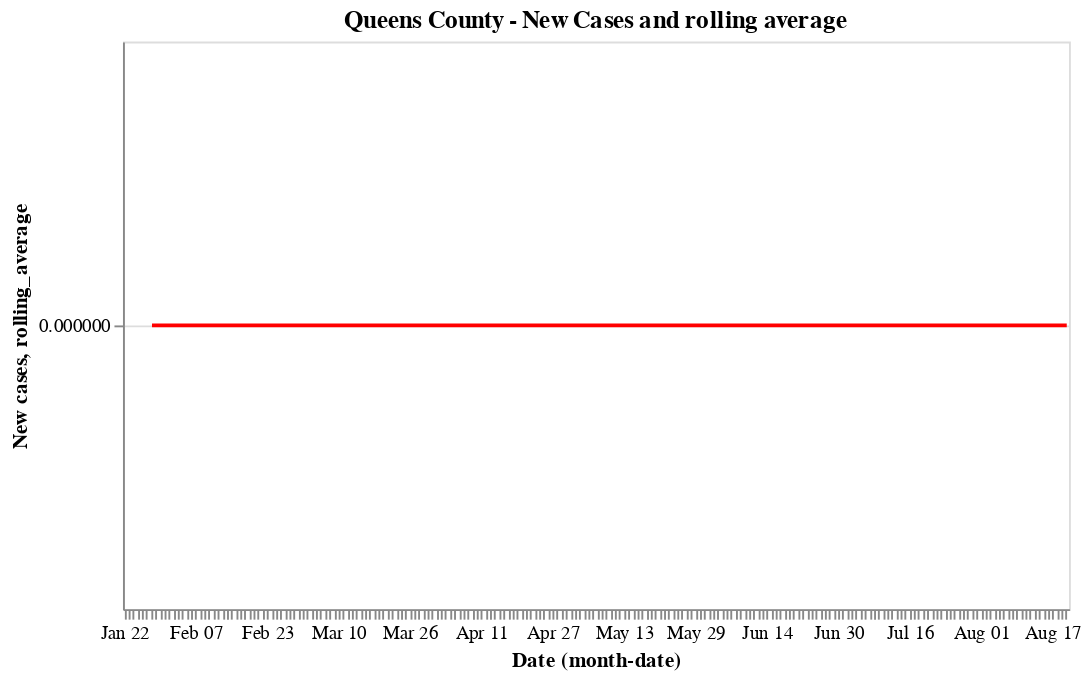

Notebook code cell kept with this figure:
### Code cell
bar = base_queens.mark_bar().encode(y="New cases")

line =  base_queens.mark_line(color='red').encode(
    y='rolling_average'
)

(bar + line).properties(title='Queens County - New Cases and rolling average ',width=600)

### Figure 1 — Vega-Lite specification as saved in the notebook (floating-point values rounded to 4 significant figures; data arrays with more than 128 entries replaced by an {"elided": "..."} marker saying what was removed)
{"config": {"view": {"continuousWidth": 400, "continuousHeight": 300}}, "layer": [{"mark": "bar", "encoding": {"x": {"type": "ordinal", "field": "Date", "timeUnit": "monthdate"}, "y": {"type": "quantitative", "field": "New cases"}}, "width": 500}, {"mark": {"type": "line", "color": "red"}, "encoding": {"x": {"type": "ordinal", "field": "Date", "timeUnit": "monthdate"}, "y": {"type": "quantitative", "field": "rolling_average"}}, "width": 500}], "data": {"name": "data-b230175e902bba38c5ea73dda3c6a652"}, "title": "Queens County - New Cases and rolling average ", "width": 600, "$schema": "https://vega.github.io/schema/vega-lite/v4.8.1.json", "datasets": {"data-b230175e902bba38c5ea73dda3c6a652": {"elided": "212 records"}}}
